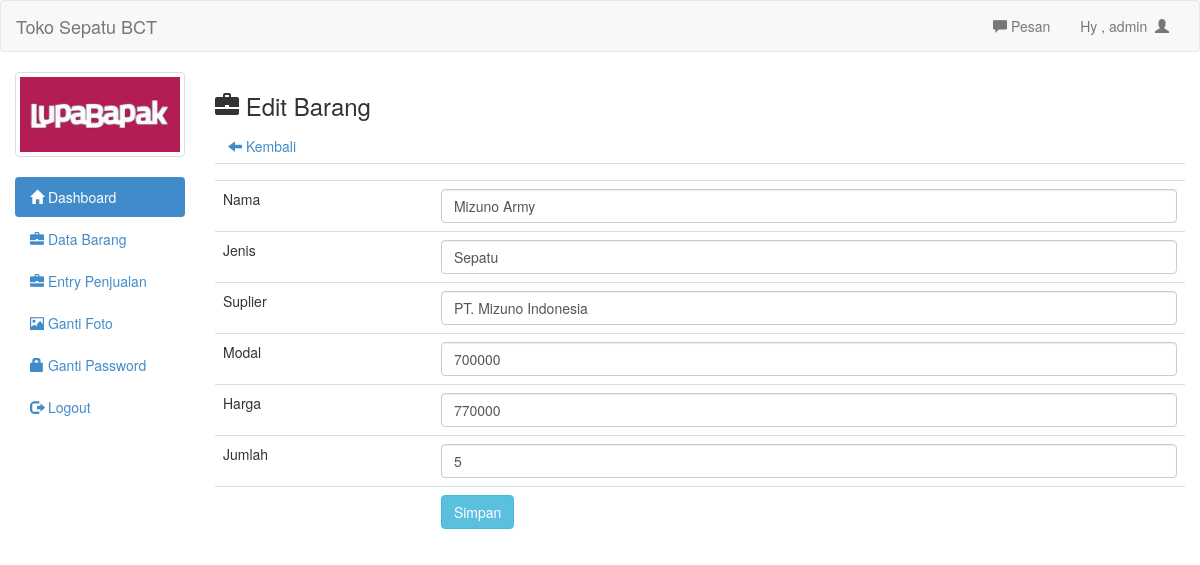
The page /admin/edit.php?id=37 (signed in) on the database its author committed.
### tables this page shows
CREATE TABLE `tbl_user` (
  `id` int(11) NOT NULL,
  `uname` varchar(30) NOT NULL,
  `pass` varchar(70) NOT NULL,
  `foto` text NOT NULL
);

CREATE TABLE `barang` (
  `id` int(11) NOT NULL,
  `nama` text NOT NULL,
  `jenis` text NOT NULL,
  `suplier` text NOT NULL,
  `modal` int(11) NOT NULL,
  `harga` int(11) NOT NULL,
  `jumlah` int(11) NOT NULL,
  `sisa` int(11) NOT NULL,
  `total_modal` varchar(30) NOT NULL
);

### admin/edit.php (the view)
<?php
include 'header.php';
?>
<h3><span class="glyphicon glyphicon-briefcase"></span>  Edit Barang</h3>
<a class="btn" href="barang.php"><span class="glyphicon glyphicon-arrow-left"></span>  Kembali</a>
<?php
$id_brg=mysqli_real_escape_string($conn, $_GET['id']);
$det=mysqli_query($conn, "SELECT * from barang where id='$id_brg'")or die(mysql_error());
while($d=mysqli_fetch_array($det)){
?>
	<form action="update.php" method="post">
		<table class="table">
			<tr>
				<td></td>
				<td><input type="hidden" name="id" value="<?php echo $d['id'] ?>"></td>
			</tr>
			<tr>
				<td>Nama</td>
				<td><input type="text" class="form-control" name="nama" value="<?php echo $d['nama'] ?>"></td>
			</tr>
			<tr>
				<td>Jenis</td>
				<td><input type="text" class="form-control" name="jenis" value="<?php echo $d['jenis'] ?>"></td>
			</tr>
			<tr>
				<td>Suplier</td>
				<td><input type="text" class="form-control" name="suplier" value="<?php echo $d['suplier'] ?>"></td>
			</tr>
			<tr>
				<td>Modal</td>
				<td><input type="text" class="form-control" name="modal" value="<?php echo $d['modal'] ?>"></td>
			</tr>
			<tr>
				<td>Harga</td>
				<td><input type="text" class="form-control" name="harga" value="<?php echo $d['harga'] ?>"></td>
			</tr>
			<tr>
				<td>Jumlah</td>
				<td><input type="text" class="form-control" name="jumlah" value="<?php echo $d['jumlah'] ?>"></td>
			</tr>
			<tr>
				<td></td>
				<td><input type="submit" class="btn btn-info" value="Simpan"></td>
			</tr>
		</table>
	</form>
	<?php
}
?>
<?php include 'footer.php'; ?>

### admin/header.php (shortened to what this page needs)
<!DOCTYPE html>
<html>
<head>
	<?php
	include 'config.php';
	?>
	<link rel="stylesheet" type="text/css" href="../assets/css/bootstrap.css">
	<link rel="stylesheet" type="text/css" href="../assets/js/jquery-ui/jquery-ui.css">
</head>
<body>
	<div class="navbar navbar-default">
		<div class="container-fluid">
			<div class="navbar-header">
				<a href="https://bacotttttt.000webhostapp.com/" class="navbar-brand">Toko Sepatu BCT</a>
			</div>
			<div class="collapse navbar-collapse">
				<ul class="nav navbar-nav navbar-right">
					<li><a id="pesan_sedia" href="#" data-toggle="modal" data-target="#modalpesan"><span class='glyphicon glyphicon-comment'></span>  Pesan</a></li>
					<li><a class="dropdown-toggle" data-toggle="dropdown" role="button" href="#">Hy , <?php echo $_SESSION['uname']  ?>&nbsp&nbsp<span class="glyphicon glyphicon-user"></span></a></li>
				</ul>
			</div>
		</div>
	</div>
	<div class="col-md-2">
		<div class="row">
			<?php
			$use=$_SESSION['uname'];
			$fo=mysqli_query($conn, "SELECT foto from tbl_user where uname='$use'");
			while($f=mysqli_fetch_array($fo)){
				?>
				<div class="col-xs-6 col-md-12">
					<a class="thumbnail">
						<img class="img-responsive" src="foto/<?php echo $f['foto']; ?>">
					</a>
				</div>
				<?php
			}
			?>
		</div>
		<ul class="nav nav-pills nav-stacked">
			<li class="active"><a href="index.php"><span class="glyphicon glyphicon-home"></span>  Dashboard</a></li>
			<li><a href="barang.php"><span class="glyphicon glyphicon-briefcase"></span>  Data Barang</a></li>
			<li><a href="barang_laku.php"><span class="glyphicon glyphicon-briefcase"></span>  Entry Penjualan</a></li>
			<li><a href="ganti_foto.php"><span class="glyphicon glyphicon-picture"></span>  Ganti Foto</a></li>
			<li><a href="ganti_pass.php"><span class="glyphicon glyphicon-lock"></span> Ganti Password</a></li>
			<li><a href="logout.php"><span class="glyphicon glyphicon-log-out"></span>  Logout</a></li>
		</ul>
	</div>
	<div class="col-md-10">

### rows shown on the page
tbl_user: foto (picture)
barang: nama "Mizuno Army", jenis "Sepatu", suplier "PT. Mizuno Indonesia", modal "700000", harga "770000", jumlah "5"

### other values the page prints
$_SESSION['uname'] "admin"
